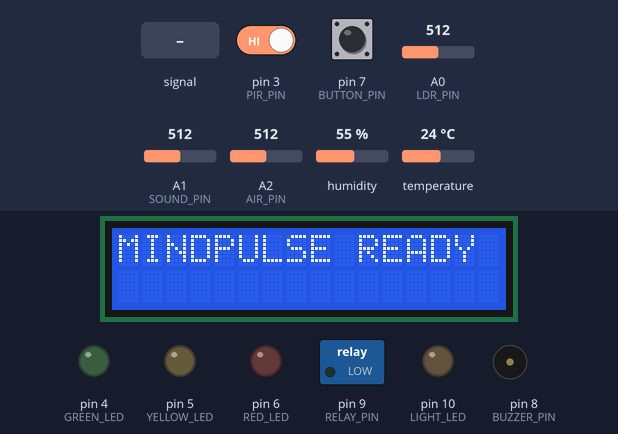
This sketch was run on a simulated Arduino Uno, built with avr-gcc and run on an emulated ATmega328P. Shown: 16×2 character LCD, switched loads named in the sketch (green lamp = pin HIGH), output pins drawn as LEDs (lit = HIGH), buzzer (waves = sounding, pin HIGH). The inputs (shaded band) are chosen by the test bench; at power-on: humidity 55 %, A2 (AIR_PIN) = 512, A0 (LDR_PIN) = 512, pin 3 (PIR_PIN) HIGH, pin 7 (BUTTON_PIN) HIGH, A1 (SOUND_PIN) = 512, temperature 24 °C. What the sketch prints to the serial monitor is not drawn.

Above: at 6.2 s.
At 8.3 s:
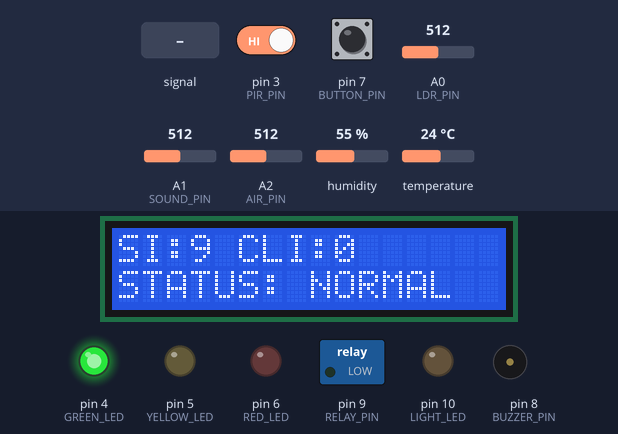
8.4 s: A1 (SOUND_PIN) fed a 200 Hz sine of ±81 counts around its level
At 9.75 s:
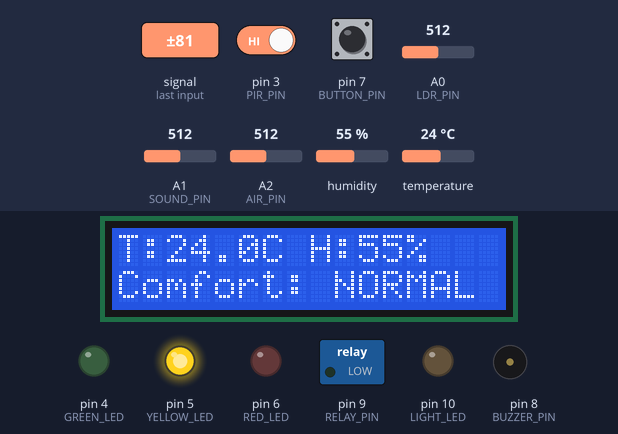
11.5 s: humidity set to 64 %
15.0 s: humidity set to 67 %
At 17.2 s:
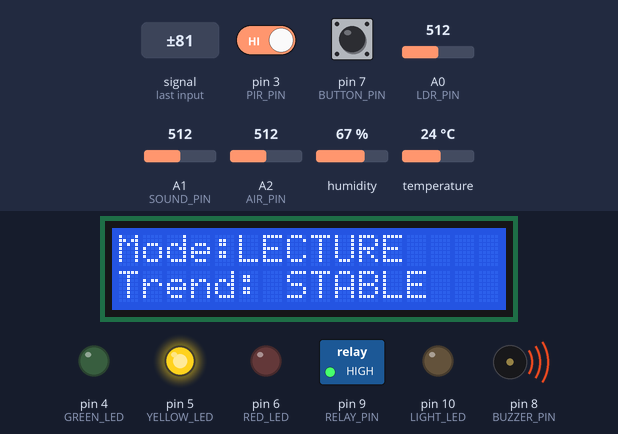
17.7 s: A2 (AIR_PIN) set to 698
22.0 s: A2 (AIR_PIN) set to 722
At 24.1 s:
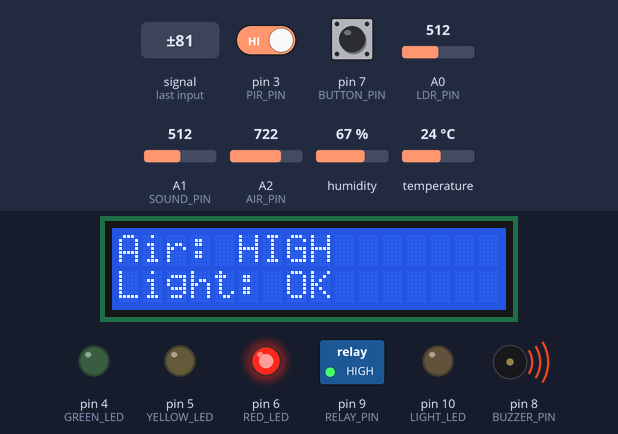
28.9 s: A0 (LDR_PIN) set to 461
32.9 s: A0 (LDR_PIN) set to 440
At 34.1 s:
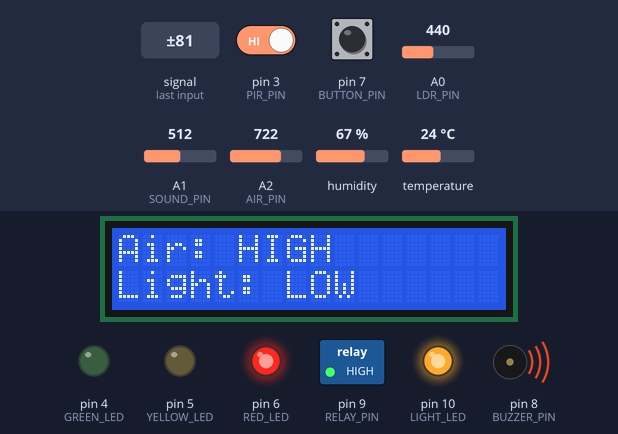
Timing chart, 0 to 35.9 s (numbered marks = the images above; inputs shaded):
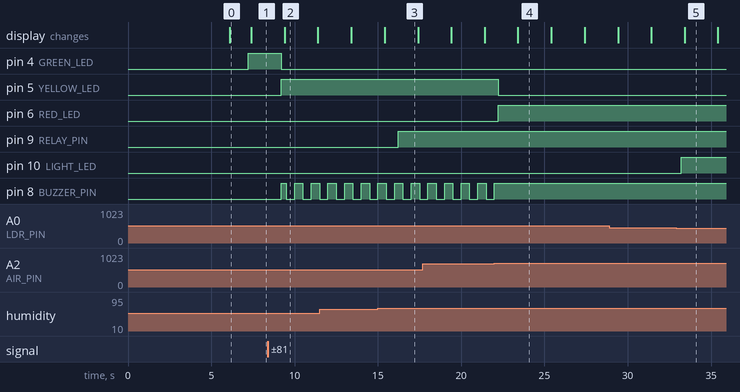

Measured:
- the behaviour switches between 65 and 66 % on humidity (found by bisection; images 2 and 3)
- the behaviour switches between 708 and 709 on A2 (AIR_PIN) (found by bisection; images 3 and 4)
- the behaviour switches between 450 and 449 on A0 (LDR_PIN) (found by bisection; images 4 and 5)
- after the input at 8.4 s, pin 4 (GREEN_LED): HIGH → LOW after 0.81 s; pin 5 (YELLOW_LED): LOW → HIGH after 0.81 s; pin 8 (BUZZER_PIN): goes HIGH 0.29 s, LOW 0.50 s, HIGH 0.50 s, LOW 0.50 s, then HIGH, starting after 0.81 s
- after the input at 15.0 s, pin 9 (RELAY_PIN): LOW → HIGH after 1.2 s
- after the input at 22.0 s, pin 5 (YELLOW_LED): HIGH → LOW after 0.21 s; pin 6 (RED_LED): LOW → HIGH after 0.21 s; pin 8 (BUZZER_PIN): goes on until 22.0 s, then stays HIGH
- after the input at 32.9 s, pin 10 (LIGHT_LED): LOW → HIGH after 0.31 s; the display: changes after 0.51 s (image 5)

The sketch:

MindPulse_1_.ino
```cpp
//MINDPULSE FINAL CODE BY JES (CYBERTHORN)
// MindPulse is context-aware: Button choses bw/ Modes [EXAM--LECTURE--GROUP]
//
//DHT(T&H)--> if uncomfortable: FAN ON
//LDR --> WHITE LIGHT LED
//KY-038(sound)--> contributes to SI
//HC-SR501(PIR)-->MOTION/NO MOTION Display (lcd)
//MQ-135(gases: NH4,CO2)--> FAN ON & contributes to CLI
//SI/CLI (Stress / Cognitive Load Index)--> G-Y-R LED + buzzer [0-50-75-100]
//
//SI = 0.6(noise risk)+0.25(comfort risk) + 0.15(light risk)
//CLI = 0.6(air risk)+0.25(comfort risk) + 0.15(noise risk)
// rise = raw - base; risk =map(rise,low,high,0-100);
//adaptive baseline : base(new)=(1-a)*Base(old)+ a*Current
//prediction: rate= current-previous /t; timerisk = critical threshold - current index/ rate;
//Testing? button(modes);light; motion(display);sound(clap),dht(fan)

#include <Wire.h>
#include <LiquidCrystal_I2C.h>
#include <DHT.h>

// ~~~~~~~~~~~~~~~~~~~~~~~~~~~~~~~~~~~~~~
// MINDPULSE - CyberThorn
// ~~~~~~~~~~~~~~~~~~~~~~~~~~~~~~~~~~~~~~

// ---------- PINS ----------
#define DHTPIN 2
#define DHTTYPE DHT22

const byte PIR_PIN    = 3;
const byte GREEN_LED  = 4;
const byte YELLOW_LED = 5;
const byte RED_LED    = 6;
const byte BUTTON_PIN = 7;
const byte BUZZER_PIN = 8;
const byte RELAY_PIN  = 9;
const byte LIGHT_LED  = 10;

const byte LDR_PIN   = A0;
const byte SOUND_PIN = A1;
const byte AIR_PIN   = A2;

// !!! Change if LCD has diff add
LiquidCrystal_I2C lcd(0x27, 16, 2);
DHT dht(DHTPIN, DHTTYPE);


// ~~~~~~~~~~~~~~~~~~~~~~~~~~~~~~~~~~~~~~
// TUNING CONSTANTS
// !!! TEST THESE ON YOUR REAL HARDWARE
// ~~~~~~~~~~~~~~~~~~~~~~~~~~~~~~~~~~~~~~

// LDR
// Lower ADC = darker with our wiring
const int LDR_DARK = 400;            // !!! TUNE
const int LDR_BRIGHT = 700;          // !!! TUNE
const int LIGHT_LOW_THRESHOLD = 450; // !!! TUNE

// Sound rise ABOVE learned baseline
const int NOISE_LOW = 10;            // !!! TUNE
const int NOISE_HIGH = 150;          // !!! TUNE

// HIGH sound classification changes by mode
const int SOUND_HIGH_LECTURE = 60;   // !!! TUNE
const int SOUND_HIGH_GROUP   = 100;  // !!! TUNE
const int SOUND_HIGH_EXAM    = 30;   // !!! TUNE

// MQ135 rise ABOVE learned baseline
const int AIR_LOW = 20;              // !!! TUNE
const int AIR_HIGH = 200;            // !!! TUNE
const int AIR_ALERT = 30;            // !!! TUNE

// Temperature / humidity
const float TEMP_LOW = 18;           // !!! TUNE
const float TEMP_HIGH = 30;          // !!! TUNE

const float HUM_LOW = 30;            // !!! TUNE
const float HUM_HIGH = 65;           // !!! TUNE

// SI / CLI status
const int WARNING_LEVEL = 50;        // !!! TUNE
const int CRITICAL_LEVEL = 75;       // !!! TUNE

// Adaptive baseline
const float EMA_ALPHA = 0.02;        // !!! TUNE carefully

// Prediction
const unsigned long PREDICT_INTERVAL = 30000;
const float MIN_TREND_RATE = 0.5;    // !!! TUNE


// ~~~~~~~~~~~~~~~~~~~~~~~~~~~~~~~~~~~~~~
// VARIABLES
// ~~~~~~~~~~~~~~~~~~~~~~~~~~~~~~~~~~~~~~

enum Mode { LECTURE, GROUP, EXAM };
Mode mode = LECTURE;

float temp = 0;
float humidity = 0;

int ldrRaw = 0;
int airRaw = 0;

int soundAmplitude = 0;

float soundBase = 0;
float airBase = 0;

float noiseRisk = 0;
float airRisk = 0;
float lightRisk = 0;
float comfortRisk = 0;

float SI = 0;
float CLI = 0;

bool motionDetected = false;
bool soundHigh = false;
bool airHigh = false;
bool lightLow = false;
bool comfortBad = false;

bool fanOn = false;

float previousSI = 0;
float previousCLI = 0;
float timeToRisk = 999;

unsigned long lastRead = 0;
unsigned long lastLCD = 0;
unsigned long lastPrediction = 0;

bool lastButton = HIGH;
unsigned long buttonPressedAt = 0;

byte lcdPage = 0;


// ~~~~~~~~~~~~~~~~~~~~~~~~~~~~~~~~~~~~~~
// HELPER FUNCTIONS
// ~~~~~~~~~~~~~~~~~~~~~~~~~~~~~~~~~~~~~~

float limit100(float value) {
  return constrain(value, 0, 100);
}


float scaleRisk(float value, float low, float high) {

  if (value <= low) return 0;
  if (value >= high) return 100;

  return (value - low) * 100.0 / (high - low);
}


const char* modeName() {

  if (mode == LECTURE) return "LECTURE";
  if (mode == GROUP) return "GROUP";

  return "EXAM";
}


// ~~~~~~~~~~~~~~~~~~~~~~~~~~~~~~~~~~~~~~
// SOUND READING
// Peak-to-peak amplitude over 100 ms
// ~~~~~~~~~~~~~~~~~~~~~~~~~~~~~~~~~~~~~~

int readSoundAmplitude() {

  int minimum = 1023;
  int maximum = 0;

  unsigned long start = millis();

  while (millis() - start < 100) {

    int value = analogRead(SOUND_PIN);

    if (value < minimum) minimum = value;
    if (value > maximum) maximum = value;
  }

  return maximum - minimum;
}


// ~~~~~~~~~~~~~~~~~~~~~~~~~~~~~~~~~~~~~~
// STARTUP CALIBRATION
// Learns normal sound + air baseline
// ~~~~~~~~~~~~~~~~~~~~~~~~~~~~~~~~~~~~~~

void calibrate() {

  lcd.clear();
  lcd.print("Calibrating...");
  lcd.setCursor(0, 1);
  lcd.print("Keep room normal");

  soundBase = 0;
  airBase = 0;

  for (int i = 0; i < 20; i++) {

    soundBase += readSoundAmplitude();
    airBase += analogRead(AIR_PIN);

    delay(200);
  }

  soundBase /= 20.0;
  airBase /= 20.0;

  lcd.clear();
  lcd.print("MINDPULSE READY");

  delay(1000);
}


// ~~~~~~~~~~~~~~~~~~~~~~~~~~~~~~~~~~~~~~
// MODE BUTTON
// LECTURE -> GROUP -> EXAM
// ~~~~~~~~~~~~~~~~~~~~~~~~~~~~~~~~~~~~~~

void checkButton() {

  bool button = digitalRead(BUTTON_PIN);

  if (button == LOW && lastButton == HIGH) {
    buttonPressedAt = millis();
  }

  if (button == HIGH && lastButton == LOW) {

    // Debounce
    if (millis() - buttonPressedAt > 50) {

      if (mode == LECTURE)
        mode = GROUP;

      else if (mode == GROUP)
        mode = EXAM;

      else
        mode = LECTURE;

      // Show mode immediately
      lcd.clear();
      lcd.print("MODE CHANGED:");
      lcd.setCursor(0, 1);
      lcd.print(modeName());

      delay(500);
    }
  }

  lastButton = button;
}


// ~~~~~~~~~~~~~~~~~~~~~~~~~~~~~~~~~~~~~~
// READ ALL SENSORS
// ~~~~~~~~~~~~~~~~~~~~~~~~~~~~~~~~~~~~~~

void readSensors() {

  // ---------- DHT22 ----------

  temp = dht.readTemperature();
  humidity = dht.readHumidity();


  // ---------- LDR ----------

  ldrRaw = analogRead(LDR_PIN);

  lightLow = (ldrRaw < LIGHT_LOW_THRESHOLD);

  lightRisk =
    100 - scaleRisk(ldrRaw, LDR_DARK, LDR_BRIGHT);


  // ---------- PIR ----------

  // Display information only
  motionDetected = digitalRead(PIR_PIN);


  // ---------- SOUND ----------

  soundAmplitude = readSoundAmplitude();

  float soundRise = soundAmplitude - soundBase;

  if (soundRise < 0)
    soundRise = 0;

  noiseRisk =
    scaleRisk(soundRise, NOISE_LOW, NOISE_HIGH);


  // Mode-specific HIGH sound threshold

  int soundThreshold;

  if (mode == LECTURE)
    soundThreshold = SOUND_HIGH_LECTURE;

  else if (mode == GROUP)
    soundThreshold = SOUND_HIGH_GROUP;

  else
    soundThreshold = SOUND_HIGH_EXAM;


  soundHigh = (soundRise >= soundThreshold);


  // Slowly adapt sound baseline
  // only during relatively normal sound

  if (!soundHigh) {

    soundBase =
      (1 - EMA_ALPHA) * soundBase +
      EMA_ALPHA * soundAmplitude;
  }


  // ---------- MQ135 ----------

  airRaw = analogRead(AIR_PIN);

  float airRise = airRaw - airBase;

  if (airRise < 0)
    airRise = 0;

  airRisk =
    scaleRisk(airRise, AIR_LOW, AIR_HIGH);

  airHigh = (airRise >= AIR_ALERT);


  // Slowly adapt air baseline
  // only when air is considered normal

  if (!airHigh) {

    airBase =
      (1 - EMA_ALPHA) * airBase +
      EMA_ALPHA * airRaw;
  }


  // ---------- COMFORT ----------

  comfortRisk = 0;

  if (!isnan(temp)) {

    if (temp < TEMP_LOW)
      comfortRisk += (TEMP_LOW - temp) * 5;

    else if (temp > TEMP_HIGH)
      comfortRisk += (temp - TEMP_HIGH) * 5;
  }


  if (!isnan(humidity)) {

    if (humidity < HUM_LOW)
      comfortRisk += (HUM_LOW - humidity) * 2;

    else if (humidity > HUM_HIGH)
      comfortRisk += (humidity - HUM_HIGH) * 2;
  }


  comfortRisk = limit100(comfortRisk);

  comfortBad =
    temp < TEMP_LOW ||
    temp > TEMP_HIGH ||
    humidity < HUM_LOW ||
    humidity > HUM_HIGH;
}


// ~~~~~~~~~~~~~~~~~~~~~~~~~~~~~~~~~~~~~~
// SI + CLI
//
// SI  = 60% Noise
//       25% Comfort
//       15% Lighting
//
// CLI = 60% Air
//       25% Comfort
//       15% Noise
// ~~~~~~~~~~~~~~~~~~~~~~~~~~~~~~~~~~~~~~

void calculateIndices() {

  SI =
      0.60 * noiseRisk
    + 0.25 * comfortRisk
    + 0.15 * lightRisk;


  CLI =
      0.60 * airRisk
    + 0.25 * comfortRisk
    + 0.15 * noiseRisk;


  SI = limit100(SI);
  CLI = limit100(CLI);
}


// ~~~~~~~~~~~~~~~~~~~~~~~~~~~~~~~~~~~~~~
// TREND PREDICTION
//
// Rate = change in index / change in time
//
// Time To Risk =
// (Critical Level - Current Index) / Rate
//
// Prediction is DISPLAY ONLY.
// It does NOT control LEDs/buzzer.
// ~~~~~~~~~~~~~~~~~~~~~~~~~~~~~~~~~~~~~~

void predictRisk() {

  if (millis() - lastPrediction < PREDICT_INTERVAL)
    return;


  float minutes =
    (millis() - lastPrediction) / 60000.0;


  float siRate =
    (SI - previousSI) / minutes;

  float cliRate =
    (CLI - previousCLI) / minutes;


  previousSI = SI;
  previousCLI = CLI;

  lastPrediction = millis();

  timeToRisk = 999;


  // SI prediction

  if (siRate > MIN_TREND_RATE &&
      SI < CRITICAL_LEVEL) {

    float t =
      (CRITICAL_LEVEL - SI) / siRate;

    if (t > 0)
      timeToRisk = t;
  }


  // CLI prediction

  if (cliRate > MIN_TREND_RATE &&
      CLI < CRITICAL_LEVEL) {

    float t =
      (CRITICAL_LEVEL - CLI) / cliRate;

    if (t > 0 && t < timeToRisk)
      timeToRisk = t;
  }
}


// ~~~~~~~~~~~~~~~~~~~~~~~~~~~~~~~~~~~~~~
// OUTPUTS
// ~~~~~~~~~~~~~~~~~~~~~~~~~~~~~~~~~~~~~~

void updateOutputs() {

  // ---------- WHITE LIGHT ----------

  // Dark -> light ON
  digitalWrite(LIGHT_LED,
               lightLow ? HIGH : LOW);


  // ---------- FAN ----------

  // Fan ON if:
  // 1. Temperature too high
  // 2. Humidity too high
  // 3. Air/gas level high

  fanOn =
      temp > TEMP_HIGH
      || humidity > HUM_HIGH
      || airHigh;


  // !!! Relay currently assumed ACTIVE LOW
  digitalWrite(RELAY_PIN,
               fanOn ? HIGH : LOW);


  // ---------- STATUS ----------

  bool critical =
      SI >= CRITICAL_LEVEL ||
      CLI >= CRITICAL_LEVEL;


  bool warning =
      !critical &&
      (SI >= WARNING_LEVEL ||
       CLI >= WARNING_LEVEL);


  // GREEN = Normal

  digitalWrite(GREEN_LED,
               !warning && !critical);


  // YELLOW = Warning

  digitalWrite(YELLOW_LED,
               warning);


  // RED = Critical

  digitalWrite(RED_LED,
               critical);


  // ---------- BUZZER ----------

  if (critical) {

    // Continuous alarm
    digitalWrite(BUZZER_PIN, HIGH);

  }

  else if (warning) {

    // Intermittent beep
    // 500 ms ON / 500 ms OFF

    if ((millis() / 500) % 2 == 0)
      digitalWrite(BUZZER_PIN, HIGH);

    else
      digitalWrite(BUZZER_PIN, LOW);

  }

  else {

    digitalWrite(BUZZER_PIN, LOW);
  }
}


// ~~~~~~~~~~~~~~~~~~~~~~~~~~~~~~~~~~~~~~
// LCD
// 5 pages - changes every 2 seconds
// ~~~~~~~~~~~~~~~~~~~~~~~~~~~~~~~~~~~~~~

void updateLCD() {

  lcd.clear();


  // ---------- PAGE 1 ----------
  // SI + CLI + overall status

  if (lcdPage == 0) {

    lcd.setCursor(0, 0);

    lcd.print("SI:");
    lcd.print((int)SI);

    lcd.print(" CLI:");
    lcd.print((int)CLI);


    lcd.setCursor(0, 1);

    if (SI >= CRITICAL_LEVEL ||
        CLI >= CRITICAL_LEVEL)

      lcd.print("STATUS: CRITICAL");


    else if (SI >= WARNING_LEVEL ||
             CLI >= WARNING_LEVEL)

      lcd.print("STATUS: WARNING");


    else

      lcd.print("STATUS: NORMAL");
  }


  // ---------- PAGE 2 ----------
  // Temperature + humidity

  else if (lcdPage == 1) {

    lcd.setCursor(0, 0);

    lcd.print("T:");
    lcd.print(temp, 1);
    lcd.print("C ");

    lcd.print("H:");
    lcd.print((int)humidity);
    lcd.print("%");


    lcd.setCursor(0, 1);

    if (comfortBad)
      lcd.print("Comfort: ALERT");

    else
      lcd.print("Comfort: NORMAL");
  }


  // ---------- PAGE 3 ----------
  // Sound + motion

  else if (lcdPage == 2) {

    lcd.setCursor(0, 0);

    if (soundHigh)
      lcd.print("Sound: HIGH");

    else
      lcd.print("Sound: NORMAL");


    lcd.setCursor(0, 1);

    if (motionDetected)
      lcd.print("MOTION");

    else
      lcd.print("NO MOTION");
  }


  // ---------- PAGE 4 ----------
  // Air + lighting

  else if (lcdPage == 3) {

    lcd.setCursor(0, 0);

    if (airHigh)
      lcd.print("Air: HIGH");

    else
      lcd.print("Air: NORMAL");


    lcd.setCursor(0, 1);

    if (lightLow)
      lcd.print("Light: LOW");

    else
      lcd.print("Light: OK");
  }


  // ---------- PAGE 5 ----------
  // Mode + prediction

  else {

    lcd.setCursor(0, 0);

    lcd.print("Mode:");
    lcd.print(modeName());


    lcd.setCursor(0, 1);

    if (timeToRisk < 999) {

      lcd.print("Risk ~");
      lcd.print(timeToRisk, 1);
      lcd.print(" min");

    }

    else {

      lcd.print("Trend: STABLE");
    }
  }


  lcdPage++;

  if (lcdPage > 4)
    lcdPage = 0;
}


// ~~~~~~~~~~~~~~~~~~~~~~~~~~~~~~~~~~~~~~
// SERIAL MONITOR
// Detailed values for testing/debugging
// ~~~~~~~~~~~~~~~~~~~~~~~~~~~~~~~~~~~~~~

void debugSerial() {

  Serial.print("Mode=");
  Serial.print(modeName());


  Serial.print(" | T=");
  Serial.print(temp);

  Serial.print(" H=");
  Serial.print(humidity);

  Serial.print(" LDR=");
  Serial.print(ldrRaw);


  Serial.print(" | SoundAmp=");
  Serial.print(soundAmplitude);

  Serial.print(" SoundBase=");
  Serial.print(soundBase);

  Serial.print(" Sound=");
  Serial.print(soundHigh ? "HIGH" : "NORMAL");


  Serial.print(" | AirRaw=");
  Serial.print(airRaw);

  Serial.print(" AirBase=");
  Serial.print(airBase);

  Serial.print(" Air=");
  Serial.print(airHigh ? "HIGH" : "NORMAL");


  Serial.print(" | Motion=");
  Serial.print(motionDetected ? "YES" : "NO");


  Serial.print(" | Risks N=");
  Serial.print(noiseRisk);

  Serial.print(" A=");
  Serial.print(airRisk);

  Serial.print(" L=");
  Serial.print(lightRisk);

  Serial.print(" C=");
  Serial.print(comfortRisk);


  Serial.print(" | SI=");
  Serial.print(SI);

  Serial.print(" CLI=");
  Serial.print(CLI);


  Serial.print(" | Fan=");
  Serial.print(fanOn ? "ON" : "OFF");


  Serial.print(" Light=");
  Serial.print(lightLow ? "ON" : "OFF");


  Serial.print(" | Prediction=");

  if (timeToRisk < 999) {

    Serial.print(timeToRisk);
    Serial.println(" min");

  }

  else {

    Serial.println("STABLE");
  }
}


// ~~~~~~~~~~~~~~~~~~~~~~~~~~~~~~~~~~~~~~
// SETUP
// ~~~~~~~~~~~~~~~~~~~~~~~~~~~~~~~~~~~~~~

void setup() {

  Serial.begin(9600);


  pinMode(PIR_PIN, INPUT);

  pinMode(GREEN_LED, OUTPUT);
  pinMode(YELLOW_LED, OUTPUT);
  pinMode(RED_LED, OUTPUT);

  pinMode(BUTTON_PIN, INPUT_PULLUP);

  pinMode(BUZZER_PIN, OUTPUT);
  pinMode(RELAY_PIN, OUTPUT);
  pinMode(LIGHT_LED, OUTPUT);


  // Everything safe/off initially

  digitalWrite(BUZZER_PIN, LOW);
  digitalWrite(LIGHT_LED, LOW);

  // !!! Assumes ACTIVE LOW relay
  digitalWrite(RELAY_PIN, LOW);


  dht.begin();

  lcd.init();
  lcd.backlight();


  calibrate();


  previousSI = 0;
  previousCLI = 0;

  lastPrediction = millis();
}


// ~~~~~~~~~~~~~~~~~~~~~~~~~~~~~~~~~~~~~~
// MAIN LOOP
// ~~~~~~~~~~~~~~~~~~~~~~~~~~~~~~~~~~~~~~

void loop() {

  checkButton();


  // Read/process once per second

  if (millis() - lastRead >= 1000) {

    lastRead = millis();


    readSensors();

    calculateIndices();

    predictRisk();

    updateOutputs();

    debugSerial();
  }


  // Alternate LCD page every 2 seconds

  if (millis() - lastLCD >= 2000) {

    lastLCD = millis();

    updateLCD();
  }


  // Keep buzzer blinking correctly during WARNING
  // instead of waiting for next sensor reading

  bool warning =
      (SI >= WARNING_LEVEL ||
       CLI >= WARNING_LEVEL)
      &&
      SI < CRITICAL_LEVEL
      &&
      CLI < CRITICAL_LEVEL;


  if (warning) {

    digitalWrite(
      BUZZER_PIN,
      ((millis() / 500) % 2 == 0)
    );
  }
}
```
